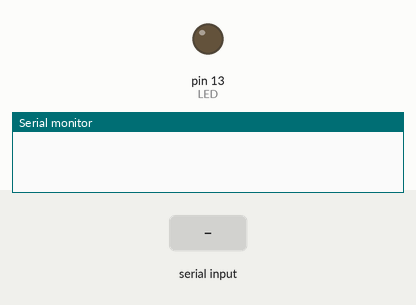
Recording of a sketch running on a simulated Arduino Uno, built with avr-gcc and run on an emulated ATmega328P. Shown: output pins drawn as LEDs (lit = HIGH), the last lines printed to the serial monitor. Inputs (shaded band) come from the test bench.

Above: at 1.2 s.
1.3 s: "1\n" received over Serial
At 2.4 s:
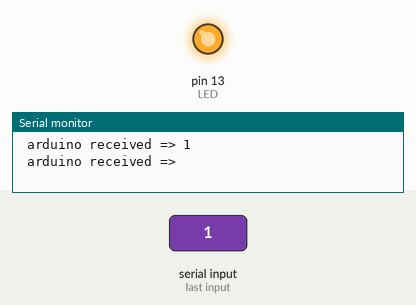
2.8 s: "0\n" received over Serial
At 3.5 s:
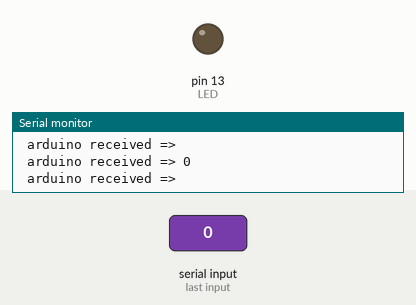
Timing chart, 0 to 5.8 s (numbered marks = the images above; inputs shaded):
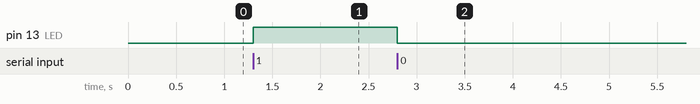

The sketch:

ordiArduino.ino
```cpp
const int LED = 13;

void setup() {
  Serial.begin(9600);
  pinMode(LED, OUTPUT);
}

void loop() {
  // data received
  if (Serial.available() > 0) {
    char i = Serial.read();
    Serial.print(" arduino received => ");
    Serial.print(i);
    Serial.print("\n");
    switch (i) {
      case '0':
        digitalWrite(LED, 0);
        break;
      case '1':
        digitalWrite(LED, 1);
        break;
    }
  }
}
```

Measured:
- after the input at 1.3 s, pin 13 (LED): LOW → HIGH at once
- after the input at 2.8 s, pin 13 (LED): HIGH → LOW at once
